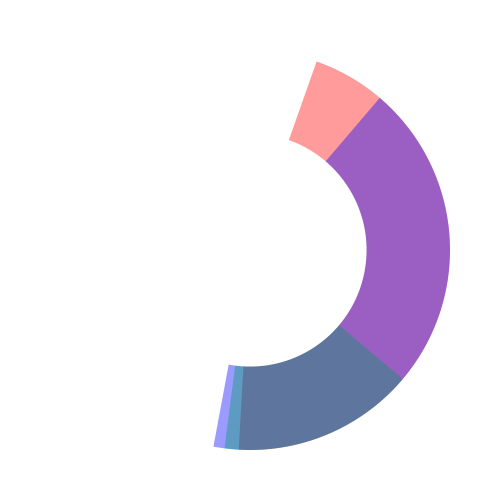
Frame 1 (no input)
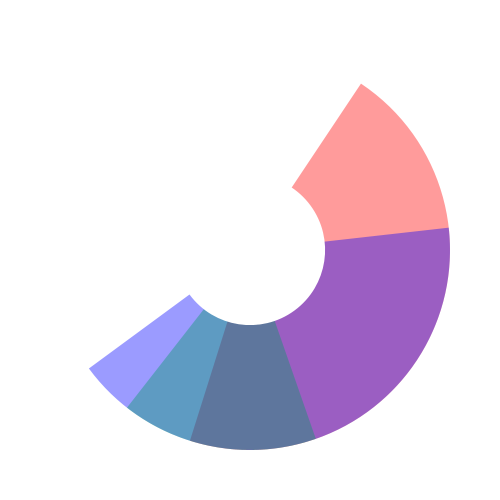
Frame 60 (the mouse pressed at the canvas centre just before this capture)
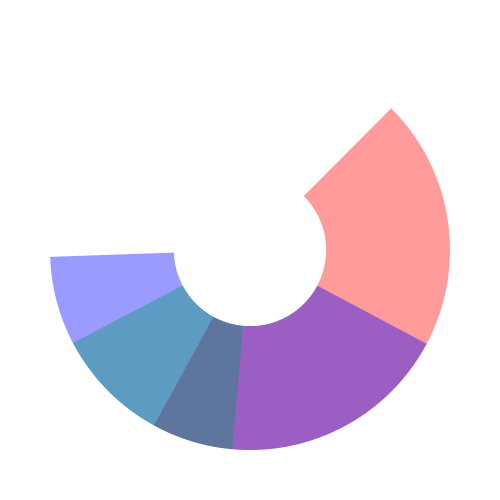
Frame 120 (the mouse held since frame 60 and released just before this capture)

The Processing sketch that drew these frames (run headless with seeded random() and noise(); from frame 60 on, the mouse is pressed at the canvas centre):

// Processing sketch: processing_159002
// ── processing_159002.pde

void setup() {
  background(0);
  size(500, 500);
}
float a = random(4000.0, 6000.0);
float b = random(4000.0, 6000.0);
float c = random(4000.0, 6000.0);
float a1 = random(-2, 1);
float b1 = random(-2, 1);
float c1 = random(-2, 1);
float xoff = 0.0;

void draw() {
  noStroke();
   xoff = xoff + .01;
  float n = noise(xoff) * 385;
  background(255);
  translate(250, 250);
  rotate(millis()/a);
  fill(255, 0, 0, 100);
  arc(0, 0, 400, 400, a1, HALF_PI);
  rotate(millis()/b);
  fill(0, 255, 0, 100);
  arc(0, 0, 400, 400, b1, HALF_PI);
  rotate(millis()/c);
  fill(0, 0, 255, 100);
  arc(0, 0, 400, 400, c1, HALF_PI);
  fill(255);
  ellipse(0, 0, n, n);
}
